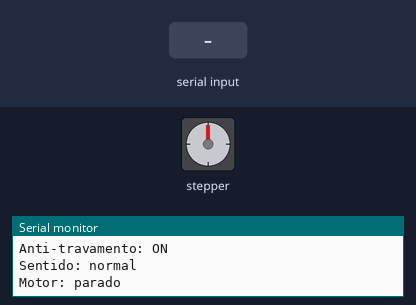
The sketch below on a simulated Arduino Uno, built with avr-gcc and run on an emulated ATmega328P. On the bench: stepper motor, the last lines printed to the serial monitor. Inputs (shaded band) come from the test bench. Stepper angles assume 200 steps per turn.

Above: at 1.3 s.
1.4 s: "g" received over Serial
At 1.55 s:
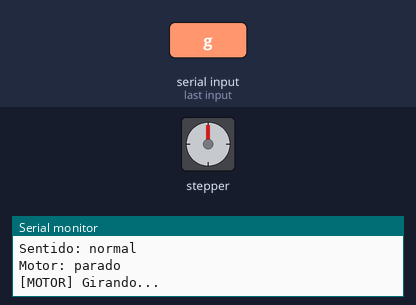
At 2.16 s:
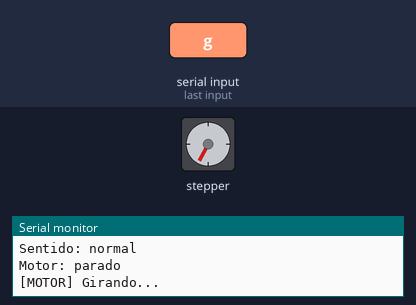
4.4 s: "s" received over Serial
5.9 s: "g" received over Serial
At 6.05 s:
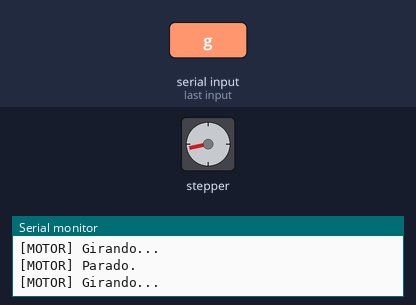
At 6.66 s:
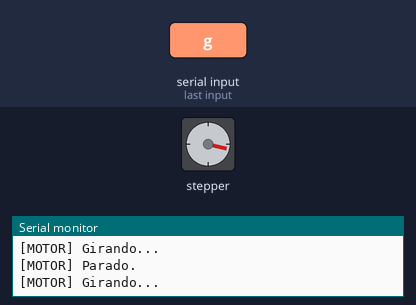
8.9 s: "i" received over Serial
11.9 s: "?" received over Serial
14.9 s: "i" received over Serial
Timing chart, 0 to 17.9 s (numbered marks = the images above; inputs shaded):
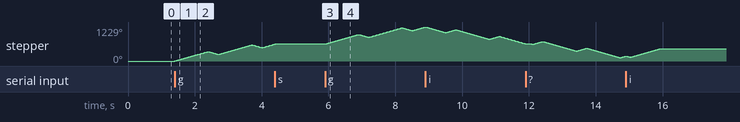

The sketch:

pet-feeder.ino
```cpp
/*
 * ================================================================
 *  PetFeeder: Alimentador Pet Automático com Controle Inteligente
 *  de Obstrução
 *  Hardware: Arduino Uno + driver L298N + motor de passo NEMA 17
 * ================================================================
 *
 *  O motor gira uma hélice (rosca) que empurra a ração do
 *  reservatório para o prato.
 *
 *  Funcionamento:
 *   - Modo automático: gira por TEMPO_GIRANDO, para por TEMPO_PARADO
 *     e repete indefinidamente.
 *   - Comandos pelo Monitor Serial da Arduino IDE (9600 baud),
 *     uma letra por comando:
 *       g = girar agora        s = parar agora
 *       a = liga automático    m = desliga automático (só manual)
 *       i = inverte sentido    t = liga/desliga anti-travamento
 *       ? = ajuda / status
 *   - Anti-travamento: durante o giro, o motor avança por
 *     TEMPO_AVANCO e recua por TEMPO_RECUO, repetindo, para soltar
 *     grãos que prendem a hélice.
 *
 *  Ligações (ver README):
 *   D8..D11 -> IN1..IN4 do L298N
 *   5V      -> borne 5V do L298N (jumper 5V-EN removido)
 *   GND     -> borne GND do L298N (junto com o negativo da fonte)
 *
 *  Dependências: apenas a biblioteca Stepper, que já vem com a
 *  Arduino IDE.
 */

#include <Stepper.h>

// ================================================================
//  CONFIGURAÇÃO - ajuste estes valores e grave o código novamente
// ================================================================

// Motor
const int PASSOS_POR_VOLTA = 200;            // NEMA 17 padrão: 1,8° por passo -> 200 passos/volta
const int VELOCIDADE_RPM   = 60;             // rotações por minuto; mais rápido = menos torque

// Ciclo de alimentação
const unsigned long TEMPO_GIRANDO = 10000;   // duração de cada giro (ms)
const unsigned long TEMPO_PARADO  = 5000;    // pausa entre giros no modo automático (ms)
const bool INICIAR_EM_AUTOMATICO  = true;    // modo ao ligar o Arduino

// Anti-travamento: dentro de cada giro, alterna avanço e recuo
const bool ANTI_TRAVAMENTO_INICIAL = true;   // estado ao ligar o Arduino
const unsigned long TEMPO_AVANCO = 1000;     // duração de cada avanço (ms) - a 60 RPM = 1 volta
const unsigned long TEMPO_RECUO  = 300;      // duração de cada recuo (ms)  - a 60 RPM ≈ 1/3 de volta

// Pinos do Arduino ligados às entradas do L298N
const int IN1 = 8;
const int IN2 = 9;
const int IN3 = 10;
const int IN4 = 11;

// Objeto que gera a sequência de passos nos 4 pinos.
// Bobina A do motor em OUT1/OUT2 e bobina B em OUT3/OUT4.
// Se o motor só vibrar sem girar, os pares estão trocados:
// mude a ordem para (IN1, IN3, IN2, IN4) ou corrija os fios.
Stepper motor(PASSOS_POR_VOLTA, IN1, IN2, IN3, IN4);

// ================================================================
//  ESTADO - variáveis que mudam durante a execução
// ================================================================

bool automatico = INICIAR_EM_AUTOMATICO;     // true = ciclo automático ligado
bool girando = false;                        // true = motor em movimento
int sentido = 1;                             // 1 = sentido normal, -1 = invertido
unsigned long inicioEstado = 0;              // instante (ms) em que começou o giro ou a pausa atual

bool antiTravamento = ANTI_TRAVAMENTO_INICIAL;
bool recuando = false;                       // true = fase de recuo do anti-travamento
unsigned long inicioFase = 0;                // instante (ms) em que começou o avanço/recuo atual

// ================================================================
//  FUNÇÕES DO MOTOR
// ================================================================

// Coloca as 4 entradas do L298N em nível baixo, cortando a corrente
// nas bobinas. Usado nas pausas para o motor e o L298N não
// esquentarem à toa (a rosca não precisa de torque parada).
void desligarBobinas() {
  digitalWrite(IN1, LOW);
  digitalWrite(IN2, LOW);
  digitalWrite(IN3, LOW);
  digitalWrite(IN4, LOW);
}

// Começa um giro. Os passos em si são dados no loop(), um por vez,
// para que o Arduino continue lendo comandos enquanto o motor gira.
void iniciarGiro() {
  if (girando) return;                       // já está girando: ignora
  girando = true;
  recuando = false;                          // todo giro começa avançando
  inicioEstado = millis();
  inicioFase = inicioEstado;
  Serial.println(F("[MOTOR] Girando..."));
}

// Encerra o giro, desliga as bobinas e começa a contar a pausa.
void pararGiro() {
  if (!girando) return;                      // já está parado: ignora
  girando = false;
  desligarBobinas();
  inicioEstado = millis();                   // a pausa começa a contar agora
  Serial.println(F("[MOTOR] Parado."));
}

// ================================================================
//  COMUNICAÇÃO SERIAL
// ================================================================

// Mostra a lista de comandos e o estado atual no Monitor Serial.
// F("...") guarda o texto na memória flash, economizando RAM.
void mostrarAjuda() {
  Serial.println(F("--- PetFeeder ---"));
  Serial.println(F("g = girar agora | s = parar"));
  Serial.println(F("a = automatico ON | m = automatico OFF"));
  Serial.println(F("i = inverter sentido | t = anti-travamento"));
  Serial.println(F("? = ajuda"));
  Serial.print(F("Automatico: "));      Serial.println(automatico ? F("ON") : F("OFF"));
  Serial.print(F("Anti-travamento: ")); Serial.println(antiTravamento ? F("ON") : F("OFF"));
  Serial.print(F("Sentido: "));         Serial.println(sentido > 0 ? F("normal") : F("invertido"));
  Serial.print(F("Motor: "));           Serial.println(girando ? F("girando") : F("parado"));
}

// Lê todos os caracteres recebidos pela USB e executa os comandos.
// Aceita maiúsculas e minúsculas; ignora Enter (\n, \r) e letras
// desconhecidas.
void lerSerial() {
  while (Serial.available() > 0) {
    char c = tolower(Serial.read());
    switch (c) {
      case 'g':                              // girar agora
        iniciarGiro();
        break;

      case 's':                              // parar agora
        pararGiro();
        break;

      case 'a':                              // liga o modo automático
        automatico = true;
        inicioEstado = millis();             // espera uma pausa inteira antes do próximo giro
        Serial.println(F("[MODO] Automatico ON"));
        break;

      case 'm':                              // desliga o automático (só comandos manuais)
        automatico = false;
        Serial.println(F("[MODO] Automatico OFF (manual)"));
        break;

      case 'i':                              // inverte o sentido de rotação
        sentido = -sentido;
        Serial.println(F("[MOTOR] Sentido invertido"));
        break;

      case 't':                              // liga/desliga o anti-travamento
        antiTravamento = !antiTravamento;
        recuando = false;                    // volta a avançar
        inicioFase = millis();
        Serial.print(F("[MOTOR] Anti-travamento "));
        Serial.println(antiTravamento ? F("ON") : F("OFF"));
        break;

      case '?':                              // ajuda e status
        mostrarAjuda();
        break;

      default:                               // \n, \r e caracteres desconhecidos
        break;
    }
  }
}

// ================================================================
//  SETUP - executa uma vez ao ligar ou reiniciar o Arduino
// ================================================================
void setup() {
  Serial.begin(9600);                        // mesma velocidade do Monitor Serial
  motor.setSpeed(VELOCIDADE_RPM);            // define o intervalo entre passos
  desligarBobinas();                         // começa com o motor sem corrente
  inicioEstado = millis();                   // primeira pausa começa agora
  mostrarAjuda();
}

// ================================================================
//  LOOP - executa continuamente
//
//  Máquina de estados baseada em millis() (sem delay()):
//    PARADO  --(pausa terminou e automático ON, ou comando g)--> GIRANDO
//    GIRANDO --(TEMPO_GIRANDO terminou, ou comando s)----------> PARADO
//  Dentro de GIRANDO, com anti-travamento, alterna AVANÇO <-> RECUO.
//
//  As comparações usam (millis() - inicio >= duracao), que continua
//  correta quando o millis() reinicia (a cada ~49 dias).
// ================================================================
void loop() {
  lerSerial();                               // verifica comandos a cada volta do loop

  if (girando) {
    // Um único passo por volta do loop. Cada passo leva ~5 ms a 60 RPM
    // (60 s / (60 RPM × 200 passos)), então os comandos continuam
    // sendo lidos quase instantaneamente.
    motor.step(recuando ? -sentido : sentido);

    unsigned long agora = millis();

    // Anti-travamento: troca entre avanço e recuo quando a fase termina
    if (antiTravamento) {
      unsigned long duracaoFase = recuando ? TEMPO_RECUO : TEMPO_AVANCO;
      if (agora - inicioFase >= duracaoFase) {
        recuando = !recuando;
        inicioFase = agora;
      }
    }

    // Fim do giro
    if (agora - inicioEstado >= TEMPO_GIRANDO) pararGiro();

  } else if (automatico && millis() - inicioEstado >= TEMPO_PARADO) {
    // Modo automático: a pausa terminou, começa um novo giro
    iniciarGiro();
  }
}
```

Measured:
- after the input at 1.4 s, stepper: turns 340° clockwise in 0.98 s, then 101° counter-clockwise in 0.27 s, then 346° clockwise in 0.98 s, then 101° counter-clockwise in 0.27 s, and so on
- after the input at 5.9 s, stepper: turns 340° clockwise in 0.98 s, then 100° counter-clockwise in 0.27 s, then 342° clockwise in 0.98 s, then 101° counter-clockwise in 0.27 s, and so on
